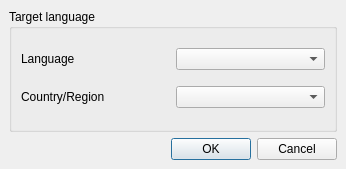
<?xml version="1.0" encoding="UTF-8"?>
<ui version="4.0">
 <class>TranslationSettings</class>
 <widget class="QDialog" name="TranslationSettings">
  <property name="geometry">
   <rect>
    <x>0</x>
    <y>0</y>
    <width>346</width>
    <height>169</height>
   </rect>
  </property>
  <property name="windowTitle">
   <string>Qt Linguist - Translation file settings</string>
  </property>
  <layout class="QVBoxLayout">
   <property name="spacing">
    <number>6</number>
   </property>
   <property name="margin" stdset="0">
    <number>9</number>
   </property>
   <item>
    <widget class="QGroupBox" name="groupBox">
     <property name="title">
      <string>Target language</string>
     </property>
     <layout class="QGridLayout">
      <property name="margin" stdset="0">
       <number>9</number>
      </property>
      <property name="spacing">
       <number>6</number>
      </property>
      <item row="0" column="1">
       <widget class="QComboBox" name="cbLanguageList"/>
      </item>
      <item row="0" column="0">
       <widget class="QLabel" name="label">
        <property name="text">
         <string>Language</string>
        </property>
        <property name="buddy">
         <cstring>cbLanguageList</cstring>
        </property>
       </widget>
      </item>
      <item row="1" column="1">
       <widget class="QComboBox" name="cbCountryList"/>
      </item>
      <item row="1" column="0">
       <widget class="QLabel" name="lblCountry">
        <property name="text">
         <string>Country/Region</string>
        </property>
       </widget>
      </item>
     </layout>
    </widget>
   </item>
   <item>
    <widget class="QDialogButtonBox" name="buttonBox">
     <property name="orientation">
      <enum>Qt::Orientation::Horizontal</enum>
     </property>
     <property name="standardButtons">
      <set>QDialogButtonBox::StandardButton::Cancel|QDialogButtonBox::StandardButton::Ok</set>
     </property>
    </widget>
   </item>
  </layout>
 </widget>
 <resources/>
 <connections>
  <connection>
   <sender>buttonBox</sender>
   <signal>accepted()</signal>
   <receiver>TranslationSettings</receiver>
   <slot>accept()</slot>
   <hints>
    <hint type="sourcelabel">
     <x>244</x>
     <y>224</y>
    </hint>
    <hint type="destinationlabel">
     <x>157</x>
     <y>242</y>
    </hint>
   </hints>
  </connection>
  <connection>
   <sender>buttonBox</sender>
   <signal>rejected()</signal>
   <receiver>TranslationSettings</receiver>
   <slot>reject()</slot>
   <hints>
    <hint type="sourcelabel">
     <x>312</x>
     <y>230</y>
    </hint>
    <hint type="destinationlabel">
     <x>286</x>
     <y>242</y>
    </hint>
   </hints>
  </connection>
 </connections>
</ui>
